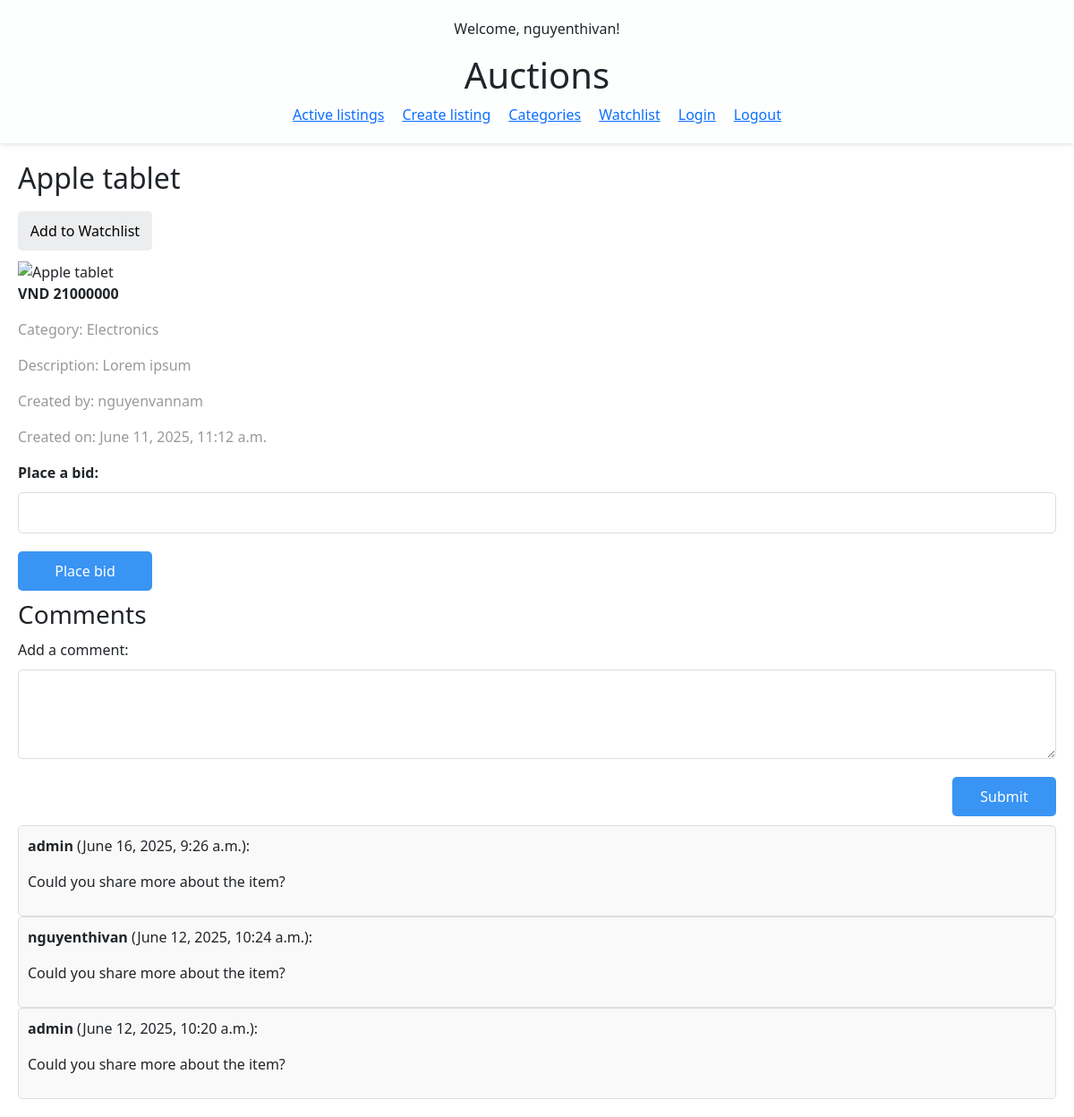
The page /auctions/5/ (signed in) on the database its author committed.
### auctions/models.py (models this page shows, shortened)
class User(AbstractUser):
    pass

class Listings(models.Model):
    title = models.CharField(max_length=255)
    description = models.TextField()
    starting_bid = models.IntegerField()
    image_url = models.URLField(blank=True, null=True)
    created_at = models.DateTimeField(auto_now_add=True)
    updated_at = models.DateTimeField(auto_now=True)
    is_active = models.BooleanField(default=True)
    category = models.ForeignKey(Category, max_length=100, blank=True, null=True, on_delete=models.SET_NULL, related_name='listings')
    seller = models.ForeignKey(settings.AUTH_USER_MODEL, on_delete=models.CASCADE, related_name='auctions')
    def get_current_bid(self):
        bids = self.bids.all()
        if bids:
            return max(bid.bid_amount for bid in bids)
        return self.starting_bid

class Bid(models.Model):
    listing = models.ForeignKey(Listings, on_delete=models.CASCADE, related_name='bids')
    buyer = models.ForeignKey(settings.AUTH_USER_MODEL, on_delete=models.CASCADE, related_name='bids')
    bid_amount = models.IntegerField()
    created_at = models.DateTimeField(auto_now_add=True)

class Category(models.Model):
    name = models.CharField(max_length=100, unique=True)
    def __str__(self):
        return self.name

class Comment(models.Model):
    listing = models.ForeignKey(Listings, on_delete=models.CASCADE, related_name='comments')
    comment_user = models.ForeignKey(settings.AUTH_USER_MODEL, on_delete=models.CASCADE, related_name='comments')
    content = models.TextField()
    created_at = models.DateTimeField(auto_now_add=True)

### auctions/views.py (the view)
# urls.py: path('auctions/<int:listing_id>/', views.listing_detail, name='listing_detail'),
def listing_detail(request, listing_id):
    listing = Listings.objects.get(id=listing_id)
    user = request.user
    highest_bid = Bid.objects.filter(listing=listing).order_by('-bid_amount').first()
    if highest_bid and user == highest_bid.buyer and not listing.is_active:
        winner = True
    else:
        winner = False
    listing_comments = listing.comments.all().order_by('-created_at')
    return render(request, 'auctions/listing_detail.html', {
        'listing': listing,
        'comments': listing_comments,
        'winner': winner
        })

### auctions/templates/auctions/listing_detail.html (shortened to what this page needs)
{% extends "auctions/layout.html" %}
{% block content %}
    <div class="listing-section">
        <div class="listing-section-details">
            <h2>{{ listing.title }}</h2>
            <div class="button-control">
                <form method="post" action="{% url 'add_to_watchlist' listing.id %}">
                    <div class="listing-section-form-item">
                        <button type="submit">Add to Watchlist</button>
                    </div>
                </form>
            </div>
            <image src="{{ listing.image_url }}" alt="{{ listing.title }}" style="width: 300px; height: auto;">
            <p class="bold-text">VND {{ listing.get_current_bid }}</p>
            <div class="blur-text">
                <p>Category: {{ listing.category }}</p>
                <p>Description: {{ listing.description }}</p>
                <p>Created by: {{ listing.seller }}</p>
                <p>Created on: {{ listing.created_at|date:"F j, Y, g:i a" }}</p>
            </div>
        </div>
        <div class="listing-section-form">
            <form method="post" action="{% url 'place_bid' listing.id %}">
                <div class="listing-section-form-item">
                    <label for="bid_amount">Place a bid:</label>
                    <input id="bid_amount" type="number" name="bid_amount" min="{{ listing.get_current_bid }}" required>
                    <button type="submit">Place bid</button>
                </div>
            </form>
        </div>
    </div>
    <div class="comments-section">
        <h3>Comments</h3>
        <form method="post" action="{% url 'add_comment' listing.id %}">
            <div class="comments-section-form">
                <label for="comment">Add a comment:</label>
                <textarea id="comment" name="comment" required></textarea>
                <button type="submit">Submit</button>
            </div>
        </form>
        {% for comment in comments %}
            <div class="comments-section-item">
                <p><strong>{{ comment.comment_user.username }}</strong> ({{ comment.created_at|date:"F j, Y, g:i a" }}):</p>
                <p>{{ comment.content }}</p>
            </div>
        {% empty %}
            <p>No comments yet.</p>
        {% endfor %}
    </div>
{% endblock %}

### auctions/templates/auctions/layout.html (shortened to what this page needs)
{% load static %}
<!DOCTYPE html>
<html lang="en">
    <head>
        <link rel="stylesheet" href="{% static 'auctions/styles.css' %}">
        <link href="https://cdn.jsdelivr.net/npm/bootstrap@5.3.0/dist/css/bootstrap.min.css" rel="stylesheet">
    </head>
    <body>
        <header>
            <p>Welcome, {% if user.is_authenticated %}{{ user.username }}{% else %}Guest{% endif %}!</p>
            <h1>Auctions</h1>
            <nav>
                <a href="{% url 'index' %}">Active listings</a>
                <a href="{% url 'create_new_listing' %}">Create listing</a>
                <a href="{% url 'list_categories' %}">Categories</a>
                <a href="{% url 'list_watchlist' %}">Watchlist</a>
                <a href="{% url 'login' %}">Login</a>
                <a href="{% url 'logout' %}">Logout</a>
            </nav>
        </header>
        <main>
            {% block content %}
            {% endblock %}
        </main>
    </body>
</html>

### auctions/static/auctions/styles.css (style rules this page uses)
body { font-family: Arial, sans-serif; margin: 0; }
header { position: sticky; top: 0; box-shadow: 0 2px 5px rgba(0,0,0,0.1); padding: 20px; text-align: center; background-color: rgb(253, 255, 255); }
nav { display: flex; justify-content: center; gap: 20px; }
main { padding: 20px; }
.bold-text { font-weight: bold; }
.blur-text { color: #999; }
.form-container button, .comments-section-form button { width: 10%; padding: 10px; background-color: #3994f4; color: white; border: none; border-radius: 5px; cursor: pointer; align-self: flex-end; }
.form-container input, .listing-section-form-item input { padding: 10px; border: 1px solid #ddd; border-radius: 5px; }
.form-container textarea, .comments-section-form textarea { padding: 10px; border: 1px solid #ddd; border-radius: 5px; height: 100px; }
.form-container label, .listing-section-form-item label { font-weight: bold; }
.listing-section-form-item, .comments-section-form { display: flex; flex-direction: column; gap: 10px; margin: 10px 0; }
.listing-section-form-item button { width: 150px; padding: 10px; background-color: #3994f4; color: white; border: none; border-radius: 5px; cursor: pointer; align-self: flex-start; }
.comments-section-item { padding: 10px; border: 1px solid #ddd; border-radius: 5px; background-color: #f9f9f9; }
.button-control { display: flex; gap: 10px; }
.button-control button { padding: 10px; background-color: #ecedef; color: rgb(3, 3, 3); border: none; border-radius: 5px; cursor: pointer; }

### rows shown on the page
User: username "nguyenthivan"
Listings: title "Apple tablet", get_current_bid "21000000", category "Electronics", description "Lorem ipsum", seller "nguyenvannam", created_at "June 11, 2025, 11:12 a.m."
Comment: comment_user.username "admin", created_at "June 16, 2025, 9:26 a.m.", content "Could you share more about the item?"
Comment: comment_user.username "nguyenthivan", created_at "June 12, 2025, 10:24 a.m.", content "Could you share more about the item?"
Comment: comment_user.username "admin", created_at "June 12, 2025, 10:20 a.m.", content "Could you share more about the item?"
